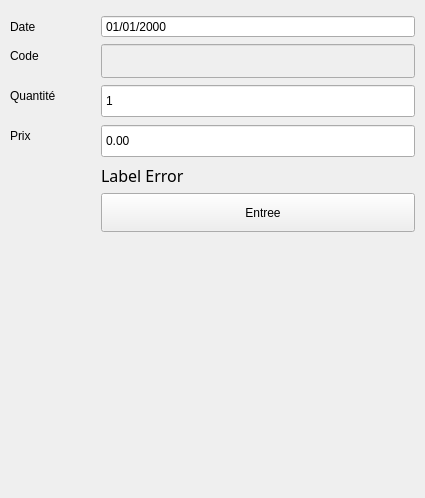
        <widget class="QWidget" name="EntreePage">
         <layout class="QVBoxLayout" name="verticalLayout_3">
          <property name="leftMargin">
           <number>10</number>
          </property>
          <property name="topMargin">
           <number>15</number>
          </property>
          <property name="rightMargin">
           <number>10</number>
          </property>
          <property name="bottomMargin">
           <number>5</number>
          </property>
          <item>
           <widget class="QFrame" name="formFrame_3">
            <layout class="QFormLayout" name="formLayout_3">
             <property name="leftMargin">
              <number>0</number>
             </property>
             <property name="topMargin">
              <number>0</number>
             </property>
             <property name="rightMargin">
              <number>0</number>
             </property>
             <property name="bottomMargin">
              <number>0</number>
             </property>
             <item row="0" column="0">
              <widget class="QLabel" name="label_20">
               <property name="minimumSize">
                <size>
                 <width>85</width>
                 <height>0</height>
                </size>
               </property>
               <property name="maximumSize">
                <size>
                 <width>79</width>
                 <height>30</height>
                </size>
               </property>
               <property name="text">
                <string>Date</string>
               </property>
              </widget>
             </item>
             <item row="2" column="0">
              <widget class="QLabel" name="label_21">
               <property name="minimumSize">
                <size>
                 <width>85</width>
                 <height>0</height>
                </size>
               </property>
               <property name="maximumSize">
                <size>
                 <width>79</width>
                 <height>30</height>
                </size>
               </property>
               <property name="text">
                <string>Code</string>
               </property>
              </widget>
             </item>
             <item row="2" column="1">
              <widget class="QLineEdit" name="lineEditEntreeCode">
               <property name="enabled">
                <bool>false</bool>
               </property>
               <property name="minimumSize">
                <size>
                 <width>314</width>
                 <height>34</height>
                </size>
               </property>
               <property name="readOnly">
                <bool>true</bool>
               </property>
              </widget>
             </item>
             <item row="4" column="0">
              <widget class="QLabel" name="label_22">
               <property name="minimumSize">
                <size>
                 <width>85</width>
                 <height>0</height>
                </size>
               </property>
               <property name="maximumSize">
                <size>
                 <width>79</width>
                 <height>30</height>
                </size>
               </property>
               <property name="text">
                <string>Quantité</string>
               </property>
              </widget>
             </item>
             <item row="4" column="1">
              <widget class="QSpinBox" name="spBoxEntreeQte">
               <property name="minimumSize">
                <size>
                 <width>314</width>
                 <height>34</height>
                </size>
               </property>
               <property name="buttonSymbols">
                <enum>QAbstractSpinBox::NoButtons</enum>
               </property>
               <property name="minimum">
                <number>1</number>
               </property>
               <property name="maximum">
                <number>1000000000</number>
               </property>
              </widget>
             </item>
             <item row="6" column="0">
              <widget class="QLabel" name="label_23">
               <property name="minimumSize">
                <size>
                 <width>85</width>
                 <height>0</height>
                </size>
               </property>
               <property name="maximumSize">
                <size>
                 <width>79</width>
                 <height>30</height>
                </size>
               </property>
               <property name="text">
                <string>Prix</string>
               </property>
              </widget>
             </item>
             <item row="9" column="1">
              <widget class="QPushButton" name="btnSaveEntree">
               <property name="minimumSize">
                <size>
                 <width>49</width>
                 <height>39</height>
                </size>
               </property>
               <property name="text">
                <string>   Entree</string>
               </property>
               <property name="icon">
                <iconset resource="../resource.qrc">
                 <normaloff>:/icons/icons/cil-save.png</normaloff>:/icons/icons/cil-save.png</iconset>
               </property>
               <property name="iconSize">
                <size>
                 <width>22</width>
                 <height>22</height>
                </size>
               </property>
              </widget>
             </item>
             <item row="0" column="1">
              <widget class="QDateEdit" name="dateEditEntreeDate">
               <property name="buttonSymbols">
                <enum>QAbstractSpinBox::NoButtons</enum>
               </property>
               <property name="currentSection">
                <enum>QDateTimeEdit::DaySection</enum>
               </property>
               <property name="displayFormat">
                <string>dd/MM/yyyy</string>
               </property>
               <property name="calendarPopup">
                <bool>false</bool>
               </property>
              </widget>
             </item>
             <item row="7" column="1">
              <widget class="QLabel" name="labelEntreeError">
               <property name="font">
                <font>
                 <family>Monaco</family>
                 <pointsize>12</pointsize>
                 <weight>50</weight>
                 <italic>false</italic>
                 <bold>false</bold>
                </font>
               </property>
               <property name="text">
                <string>Label Error</string>
               </property>
               <property name="wordWrap">
                <bool>true</bool>
               </property>
              </widget>
             </item>
             <item row="7" column="0">
              <widget class="QLabel" name="entreeArticleID">
               <property name="text">
                <string/>
               </property>
              </widget>
             </item>
             <item row="6" column="1">
              <widget class="QDoubleSpinBox" name="spBoxEntreePrix">
               <property name="minimumSize">
                <size>
                 <width>314</width>
                 <height>34</height>
                </size>
               </property>
               <property name="buttonSymbols">
                <enum>QAbstractSpinBox::NoButtons</enum>
               </property>
               <property name="maximum">
                <double>10000000000000.000000000000000</double>
               </property>
              </widget>
             </item>
            </layout>
           </widget>
          </item>
          <item>
           <spacer name="verticalSpacer">
            <property name="orientation">
             <enum>Qt::Vertical</enum>
            </property>
            <property name="sizeHint" stdset="0">
             <size>
              <width>20</width>
              <height>261</height>
             </size>
            </property>
           </spacer>
          </item>
         </layout>
        </widget>
